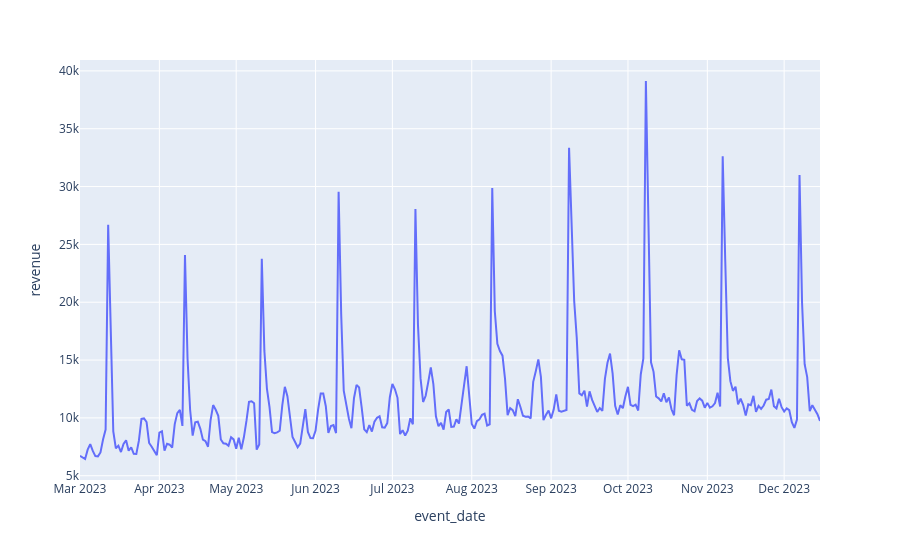

This figure's notebook cell:
### Code cell
px.line(df, x='event_date', y='revenue')

### Figure 1 — Plotly figure (JSON) as saved in the notebook; plotly's stock layout.template omitted (floating-point values rounded to 4 significant figures; data arrays with more than 128 entries replaced by an {"elided": "..."} marker saying what was removed)
{"data": [{"hovertemplate": "event_date=%{x}<br>revenue=%{y}<extra></extra>", "legendgroup": "", "line": {"color": "#636efa", "dash": "solid"}, "marker": {"symbol": "circle"}, "mode": "lines", "name": "", "orientation": "v", "showlegend": false, "type": "scatter", "x": {"elided": "290 str values"}, "xaxis": "x", "y": {"elided": "290 float values"}, "yaxis": "y"}], "layout": {"legend": {"tracegroupgap": 0}, "margin": {"t": 60}, "xaxis": {"anchor": "y", "domain": [0, 1], "title": {"text": "event_date"}}, "yaxis": {"anchor": "x", "domain": [0, 1], "title": {"text": "revenue"}}}}
